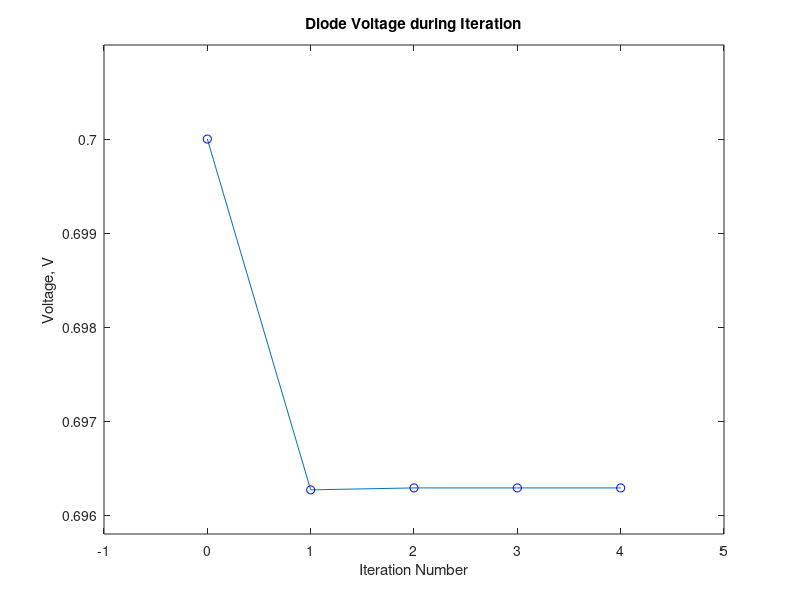

Recreate this plot in MATLAB.
% Determination of diode operating point using 
% iterative method
k = 1.38e-23;q = 1.6e-19; 
t1 = 273 + 25; vt = k*t1/q;
vdc = 10;
r = 1.0e4;
n = 2;
id(1) = 1.0e-3; vd(1) = 0.7;
reltol = 1.0e-7;
i = 1;
vdiff = 1;
while vdiff > reltol
  id(i+1) = (vdc - vd(i))/r;
  vd(i+1) = vd(i) + n*vt*log(id(i+1)/id(i));
  vdiff = abs(vd(i+1) - vd(i));
  i = i+1;
end
k = 0:i-1;
% operating point of diode is (vdiode, idiode)
idiode = id(i)
vdiode = vd(i)
% Plot the voltages during iteration process
plot(k, vd, k,vd,'bo')
axis([-1,5,0.6958,0.701]) 
title('Diode Voltage during Iteration')
xlabel('Iteration Number')
ylabel('Voltage, V')
